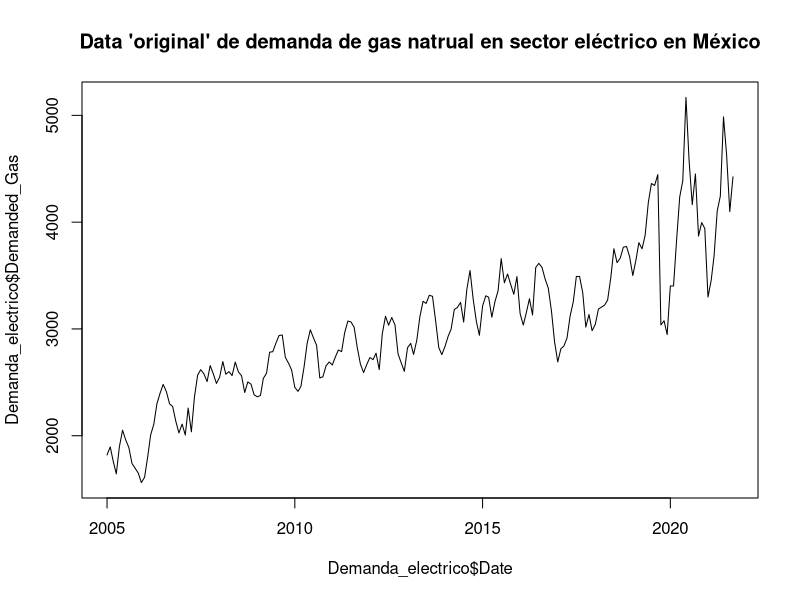
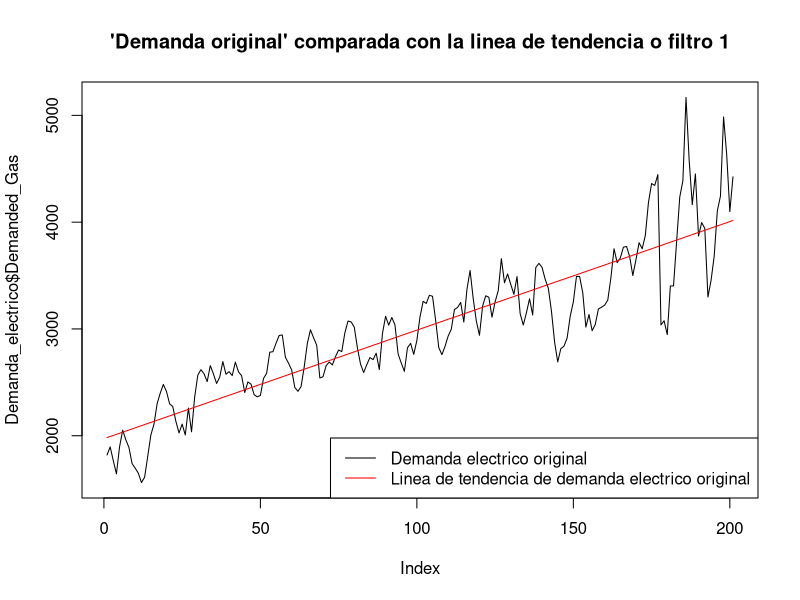
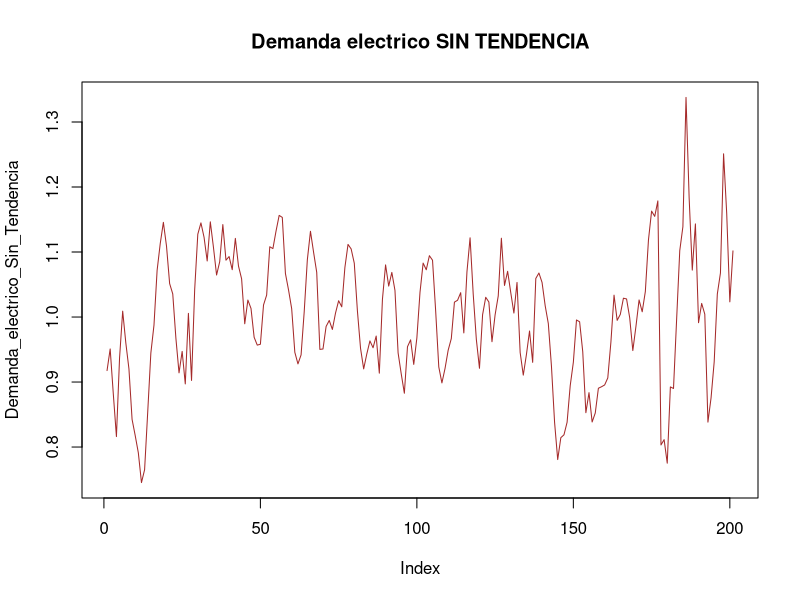
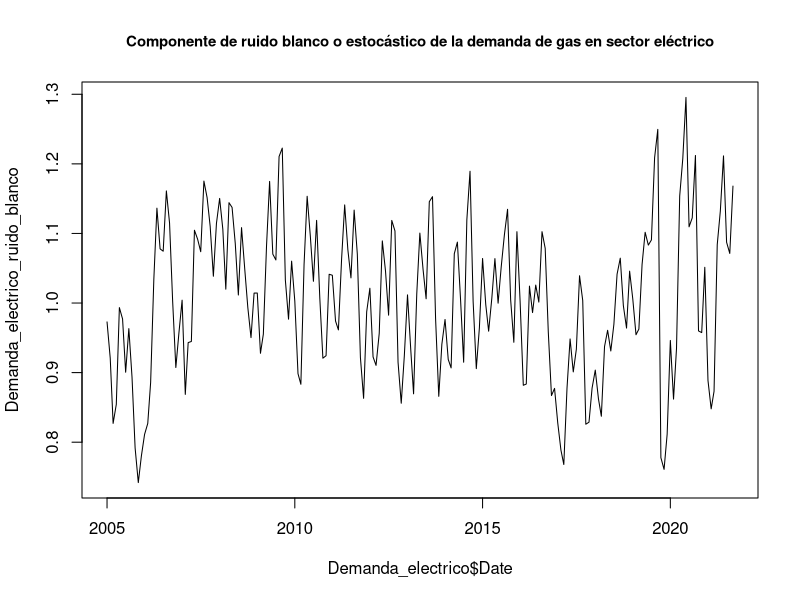
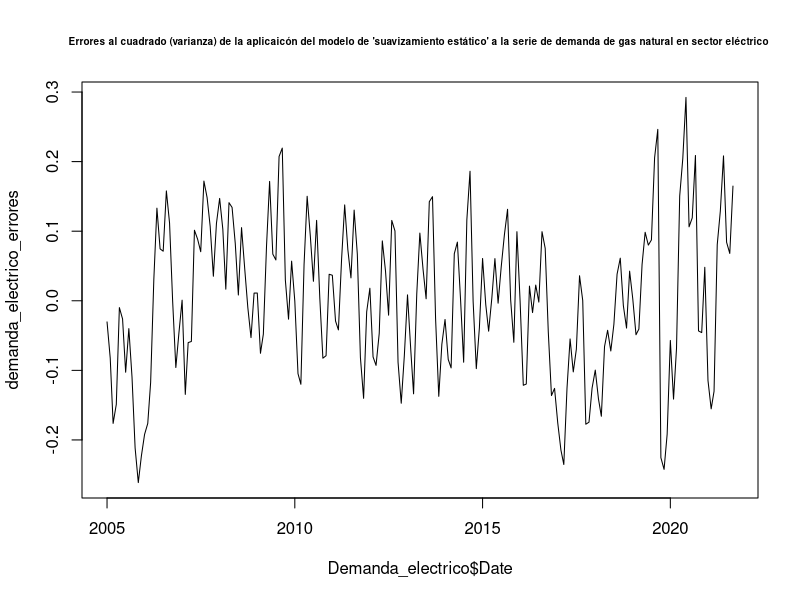

Here is the R script that generated these plots, in order: (Note: this script raises an error after producing the figures.)
## ---- chunk 1
knitr::opts_chunk$set(echo = TRUE)
## ---- chunk 2
install.packages("readxl")

library("readxl")
## ---- chunk 3

Demanda_electrico <-read_excel("Demanda_electrico_2022_full1_pp.xlsx")
## ---- chunk 4
head(Demanda_electrico)
summary(Demanda_electrico)
typeof(Demanda_electrico)
dim(Demanda_electrico)
## ---- chunk 5
plot(Demanda_electrico$Date, Demanda_electrico$Demanded_Gas, type = "l", main="Data 'original' de demanda de gas natrual en sector eléctrico en México")
## ---- chunk 6

Electrico_Demanded_gas_line<-lm(Demanded_Gas~Date, data=Demanda_electrico)

Electrico_Demanded_gas_line


## ---- chunk 7
Electrico_Demanded_gas_line_aplicada <- predict(Electrico_Demanded_gas_line, newdata = data.frame(Date = Demanda_electrico$Date))

head(Electrico_Demanded_gas_line_aplicada)

## ---- chunk 8

plot(Demanda_electrico$Demanded_Gas, type = "l", main = "'Demanda original' comparada con la linea de tendencia o filtro 1")

lines(Electrico_Demanded_gas_line_aplicada, col = "red")


legend("bottomright", legend = c("Demanda electrico original", "Linea de tendencia de demanda electrico original"), 
       col = c("black", "red"), lty = 1)


## ---- chunk 9
Demanda_electrico_Sin_Tendencia<-Demanda_electrico$Demanded_Gas/Electrico_Demanded_gas_line_aplicada

plot(Demanda_electrico_Sin_Tendencia, type="l", main="Demanda electrico SIN TENDENCIA", col='brown')
head(Demanda_electrico_Sin_Tendencia)
## ---- chunk 10
# Generate indices for T1, T2, T3, and T4
# Define the indices for each subset
T1_indices <- c(seq(1, 3), seq(13, 15), seq(25, 27), seq(37, 39), seq(49, 51), seq(61, 63), seq(73, 75), seq(85, 87), seq(97, 99), seq(109, 111), seq(121, 123), seq(133, 135), seq(145, 147), seq(157, 159), seq(169, 171), seq(181, 183), seq(193, 195))


T2_indices <- c(seq(4, 6), seq(16, 18), seq(28, 30), seq(40, 42), seq(52, 54), seq(64, 66), seq(76, 78), seq(88, 90), seq(100, 102), seq(112, 114), seq(124, 126), seq(136, 138), seq(148, 150), seq(160, 162), seq(172, 174), seq(184, 186), seq(196, 198))

T3_indices <- c(seq(7, 9), seq(19, 21), seq(31, 33), seq(43, 45), seq(55, 57), seq(67, 69), seq(79, 81), seq(91, 93), seq(103, 105), seq(115, 117), seq(127, 129), seq(139, 141), seq(151, 153), seq(163, 165), seq(175, 177), seq(187, 189), seq(199, 201))

T4_indices <- c(seq(10, 12), seq(22, 24), seq(34, 36), seq(46, 48), seq(58, 60), seq(70, 72), seq(82, 84), seq(94, 96), seq(106, 108), seq(118, 120), seq(130, 132), seq(142, 144), seq(154, 156), seq(166, 168), seq(178, 180), seq(190, 192), seq(202, 204))


# Create the subsets
T1 <- Demanda_electrico_Sin_Tendencia[T1_indices]
head(T1)
T2 <- Demanda_electrico_Sin_Tendencia[T2_indices]
head(T2)
T3 <- Demanda_electrico_Sin_Tendencia[T3_indices]
head(T3)
T4 <- Demanda_electrico_Sin_Tendencia[T4_indices]
head(T4)



## ---- chunk 11

FE1_electrico<-mean(T1)/mean(Demanda_electrico_Sin_Tendencia)
FE1_electrico

FE2_electrico<-mean(T2)/mean(Demanda_electrico_Sin_Tendencia)
FE2_electrico

FE3_electrico<-mean(T3)/mean(Demanda_electrico_Sin_Tendencia)
FE3_electrico

FE4_electrico<-mean(T4, na.rm = TRUE)/mean(Demanda_electrico_Sin_Tendencia)
FE4_electrico
## ---- chunk 12
FE1_electrico
## ---- chunk 13
FE4_electrico
## ---- chunk 14
FE2_electrico
## ---- chunk 15
FE3_electrico
FE4_electrico
## ---- chunk 16

Demanda_electrico_ruido_blanco<-Demanda_electrico_Sin_Tendencia/c(FE1_electrico, FE2_electrico, FE3_electrico, FE4_electrico)

head(Demanda_electrico_ruido_blanco)


plot(Demanda_electrico$Date, Demanda_electrico_ruido_blanco, type="l", 
     main="Componente de ruido blanco o estocástico de la demanda de gas en sector eléctrico",
     cex.main=0.9)

## ---- chunk 17

## Se calculan los errores como Errores= Componente estocástico o ruido blanco - Media del componente estocástico o ruido blanco
demanda_electrico_errores <-Demanda_electrico_ruido_blanco-mean(Demanda_electrico_ruido_blanco)

plot(Demanda_electrico$Date, demanda_electrico_errores, type="l", main="Errores al cuadrado (varianza) de la aplicaicón del modelo de 'suavizamiento estático' a la serie de demanda de gas natural en sector eléctrico ", cex.main=0.6)

## ---- chunk 18


mean(demanda_electrico_errores)
## ---- chunk 19
## Se calcula la varianza
var(demanda_electrico_errores)

## Se calcula la desviación estandar 
sd_est_demanda_electrico
## ---- chunk 20
hist(demanda_electrico_errores, breaks = 20, col = "lightblue", main = "Frequency Distribution of demanda_electrico_errores", xlab = "Values", ylab = "Frequency")

## ---- chunk 21

Demanda_electrico_completa <-read_excel("Demanda_electrico_2022_full1.xlsx")
head(Demanda_electrico_completa)
tail(Demanda_electrico_completa)
## ---- chunk 22

Demanda_electrico_pronostico<-c(Demanda_electrico_ruido_blanco, rep(mean(Demanda_electrico_ruido_blanco), 12))

plot(Demanda_electrico_completa$Date,Demanda_electrico_pronostico, type="l", main = "Pronóstico de demanda de gas natrual para los siguientes 12", cex.main=0.8)

## ---- chunk 23
mean(Demanda_electrico_ruido_blanco)
## ---- chunk 24
LI_demanda_electrico<-Demanda_electrico_pronostico[202:213]-2*sd_est_demanda_electrico*c(1:12)^.5
LS_demanda_electrico<-Demanda_electrico_pronostico[202:213]+2*sd_est_demanda_electrico*c(1:12)^.5

## Tambien se debe "crear la linea para nuestros limites" teniendo NA en los valores de datos historicos, así como los 12 valores de limites previamente calculados

LI_demanda_electrico_lineaA<-c(rep(NA, times=201), LI_demanda_electrico)
head(LI_demanda_electrico_lineaA)
tail(LI_demanda_electrico_lineaA)

LS_demanda_electrico_lineaA<-c(rep(NA, times=201), LS_demanda_electrico)
head(LS_demanda_electrico_lineaA)
tail(LS_demanda_electrico_lineaA)

## ---- chunk 25


plot(Demanda_electrico_completa$Date,Demanda_electrico_pronostico, type="l", main = "Estimación puntual e intervalos de confianza sin tendencia para Demanda gas natural en sector eléctrico MEX con el método de 'suavizamiento estático' ", cex.main=0.6, ylim=c(0.2,1.7))


#lines(Demanda_electrico_pronostico, col="Red")
lines(Demanda_electrico_completa$Date, LI_demanda_electrico_lineaA, col="Purple")
lines(Demanda_electrico_completa$Date, LS_demanda_electrico_lineaA, col="Purple")
## ---- chunk 26

# Devolver estacionalidada

Demanda_electrico_pronostico_cest<-Demanda_electrico_pronostico*c(FE1_electrico, FE2_electrico,FE3_electrico, FE4_electrico)
head(Demanda_electrico_pronostico_cest)
tail(Demanda_electrico_pronostico_cest)


LI_demanda_electrico_cest<-LI_demanda_electrico_lineaA*c(FE1_electrico, FE2_electrico,FE3_electrico, FE4_electrico)
head(LI_demanda_electrico_cest)
tail(LI_demanda_electrico_cest)




LS_demanda_electrico_cest<-LS_demanda_electrico_lineaA*c(FE1_electrico, FE2_electrico,FE3_electrico, FE4_electrico)
head(LS_demanda_electrico_cest)
tail(LS_demanda_electrico_cest)


plot(Demanda_electrico_completa$Date, Demanda_electrico_pronostico_cest, type="l", main="Demanda electrico estimación puntual e intervalos con componente de estacionalidad ", cex.main= 0.85)
lines(LI_demanda_electrico_cest, col="violet")
lines(LS_demanda_electrico_cest, col="violet")
## ---- chunk 27
# Repeat seasonal factors
n <- length(Demanda_electrico_pronostico)
repeated_FE <- rep(c(FE1_electrico, FE2_electrico, FE3_electrico, FE4_electrico), length.out = n)

# Compute components with seasonal factor
Demanda_electrico_pronostico_cest <- Demanda_electrico_pronostico * repeated_FE
LI_demanda_electrico_cest <- LI_demanda_electrico_lineaA * repeated_FE
tail(LI_demanda_electrico_cest)

LS_demanda_electrico_cest <- LS_demanda_electrico_lineaA * repeated_FE
tail(LS_demanda_electrico_cest)



# Plot with confidence intervals
plot(Demanda_electrico_pronostico_cest, 
     type="l", main="Demanda electrico pronostico (con método estático) ajustada con componente de estacionalidad + intervalos", 
     cex.main=0.75, ylim=c(0.4,1.8))
lines(LI_demanda_electrico_cest, col="violet")
lines(LS_demanda_electrico_cest, col="violet")

## ---- chunk 28
# create a new data set with 12 additional months
extended_dates_electrico <- seq(as.Date("2005-01-01"), as.Date("2022-09-01"), by = "month")

# create a data frame with 225 rows
extended_demanda_electrico <- data.frame(Date = extended_dates_electrico, 
                                         Demanded_Gas = rep(NA, length(extended_dates_electrico)))

# assign values to a subset of Demanded_Gas that corresponds to the length of Demanda_electrico$Demanded_Gas
extended_demanda_electrico$Demanded_Gas[1:length(Demanda_electrico$Demanded_Gas)] <- Demanda_electrico$Demanded_Gas


extended_demanda_electrico$Date <- as.POSIXct(as.character(extended_demanda_electrico$Date), format = "%Y-%m-%d")

head(extended_demanda_electrico)
tail(extended_demanda_electrico)


## ---- chunk 29
Electrico_Demanded_gas_line_aplicada2 <- predict(Electrico_Demanded_gas_line, newdata = data.frame(Date = extended_demanda_electrico$Date))

head(Electrico_Demanded_gas_line_aplicada2)
tail(Electrico_Demanded_gas_line_aplicada2)
## ---- chunk 30



Demanda_electrico_pronostico_ajustado<-Demanda_electrico_pronostico_cest*Electrico_Demanded_gas_line_aplicada2

LI_demanda_electrico_ajustado<-LI_demanda_electrico_cest*Electrico_Demanded_gas_line_aplicada2
LS_demanda_electrico_ajustado<-LS_demanda_electrico_cest*Electrico_Demanded_gas_line_aplicada2


plot(Demanda_electrico_completa$Date, Demanda_electrico_pronostico_ajustado, type="l", ylim=c(0, max(LS_demanda_electrico_ajustado, na.rm = TRUE)),  main="Demanda electrico pronostico (con método estático) ajustada con componentes de estacionalidad y de trend + intervalos vs Demanda real", 
     cex.main=0.6, col="blue")
lines(Demanda_electrico_completa$Date,LI_demanda_electrico_ajustado, col="violet")
lines(Demanda_electrico_completa$Date, LS_demanda_electrico_ajustado, col="violet")
lines(Demanda_electrico_completa$Date, Demanda_electrico_completa$Demanded_Gas, col="black")


legend("bottomright", legend = c("Demanda electrico original", "Pronóstico calculado con método estático"), 
       col = c("black", "blue"), lty = 1)

## ---- chunk 31
# Create a data frame with the predicted values and intervals
df_demanda_electrico_pronostico <- data.frame(Demanded_Gas_original = c(Demanda_electrico_completa$Demanded_Gas), 
                                              Demanda_electrico_pronostico_ajustado = Demanda_electrico_pronostico_ajustado, 
                                              LI_demanda_electrico_ajustado = LI_demanda_electrico_ajustado, 
                                              LS_demanda_electrico_ajustado = LS_demanda_electrico_ajustado)

# View the resulting data frame
View(df_demanda_electrico_pronostico)

tail(df_demanda_electrico_pronostico)

## ---- chunk 32

##Primero formemos un vector con los valores reales 
Demanda_electrico_completa_reales12 <- Demanda_electrico_completa$Demanded_Gas[202:213]
Demanda_electrico_completa_reales12

## Despues formemos un vector con únicamente los valores pronósticados 
Demanda_electrico_E_forecast12 <- Demanda_electrico_pronostico_ajustado[202:213]
Demanda_electrico_E_forecast12

##Calculemos el MAPE entre estos dos vectores 

# First, calculate the absolute percentage error (APE) for each element in the vectors
APE_electrico_estatico <- abs((Demanda_electrico_completa_reales12 - Demanda_electrico_E_forecast12) / Demanda_electrico_completa_reales12)

# Calculate the mean APE across all elements in the vectors
MAPE_electrico_estatico <- mean(APE_electrico_estatico) * 100

# Print the MAPE value
cat("El error tipo MAPE  para el forecast calculado con el método de 'suavizamiento estático'de la serie de demanda de gas natural en el sector eléctrico es:", MAPE_electrico_estatico, "%")


## ---- chunk 33
Demanda_electrico_ts <-ts(Demanda_electrico$Demanded_Gas, frequency =12, start =c(2005,1))
head(Demanda_electrico_ts)
tail(Demanda_electrico_ts)
## ---- chunk 34
plot(Demanda_electrico_ts, main="Demanda electrico train data en tipo time series (Valores de Enero de 2005 a Agosto de 2021)", cex.main=0.8)
## ---- chunk 35
Demanda_electrico_ts_hw1 <-HoltWinters(Demanda_electrico_ts, seasonal = 'multiplicative')
Demanda_electrico_ts_hw1
## ---- chunk 36
Demanda_electrico_ts_hw1$alpha
## ---- chunk 37
Demanda_electrico_ts_hw1$beta
## ---- chunk 38
Demanda_electrico_ts_hw1$gamma
## ---- chunk 39
plot(Demanda_electrico_ts_hw1, main="Aplicaicón del método de Holt Winters a Demanda electrico train data")
## ---- chunk 40
# Install the forecast package
install.packages("forecast")

# Load the forecast package
library(forecast)
## ---- chunk 41
Demanda_electrico_ts_hw1_fc <- forecast(Demanda_electrico_ts_hw1, h=12, level=0.95)
Demanda_electrico_ts_hw1_fc
## ---- chunk 42
plot(Demanda_electrico_ts_hw1_fc, main="Forecast de Demanda_electrico usando el Método de Holt Winters")
## ---- chunk 43
Demanda_electrico_ts_hw1$SSE
## ---- chunk 44


## Formemos un vector con únicamente los valores pronósticados 
Demanda_electrico_HW_forecast12 <- Demanda_electrico_ts_hw1_fc$mean
Demanda_electrico_HW_forecast12



## ---- chunk 45

##Calculemos el MAPE entre estos dos vectores 

# First, calculate the absolute percentage error (APE) for each element in the vectors
APE_electrico_HW <- abs((Demanda_electrico_completa_reales12 - Demanda_electrico_HW_forecast12) / Demanda_electrico_completa_reales12)

# Calculate the mean APE across all elements in the vectors
MAPE_electrico_HW <- mean(APE_electrico_HW) * 100

# Print the MAPE value
cat("MAPE error para el forecast calculado con el método de 'HoltWinters'es:", MAPE_electrico_HW, "%")
## ---- chunk 46
Demanda_electrico_ts_hw1$SSE
## ---- chunk 47
sse_Demanda_electrico_hw <- ((Demanda_electrico_ts_hw1$SSE)/(length(Demanda_electrico_ts)))^0.5
sse_Demanda_electrico_hw
## ---- chunk 48
SSE_demanda_electrico_E <- sum(demanda_electrico_errores^2)
SSE_demanda_electrico_E
## ---- chunk 49
cat("MAPE error para el forecast calculado con el método de 'suavizamiento estático'es:", MAPE_electrico_estatico, "%")

  
cat("MAPE error para el forecast calculado con el método de 'HoltWinters'es:", MAPE_electrico_HW, "%")
## ---- chunk 50
LI_demanda_electrico_ajustado[202:213]

LS_demanda_electrico_ajustado[202:213]

intervalos_metodo_E<- data.frame(LI_demanda_electrico_ajustado =LI_demanda_electrico_ajustado[202:213], LS_demanda_electrico_ajustado= LS_demanda_electrico_ajustado[202:213])

intervalos_metodo_E

## ---- chunk 51
Demanda_electrico_ts_hw1_fc
